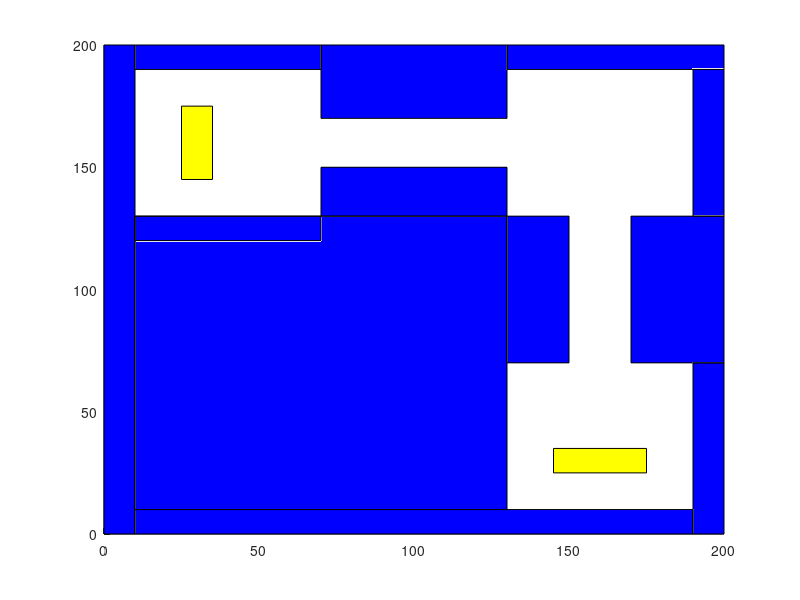

Here is the MATLAB script that generated this plot:
% OBSTACLE 1 %
obs1x = [0 10 10 0];
obs1y = [0 0 200 200];
patch(obs1x,obs1y,'b');

% OBSTACLE 2s %
obs2x = [10 10 190 190];
obs2y = [10 0 0 10];
patch(obs2x,obs2y,'b');

% OBSTACLE 3 %
obs3x = [190 200 200 190];
obs3y = [0 0 70 70];
patch(obs3x,obs3y,'b');

% OBSTACLE 4 %
obs4x = [170 170 200 200];
obs4y = [130 70 70 130];
patch(obs4x,obs4y,'b');

% OBSTACLE 5 %
obs5x = [190 190 200 200];
obs5y = [190 130 130 190];
patch(obs5x,obs5y,'b');

% OBSTACLE 6 %
obs6x = [200 200 130 130];
obs6y = [190 200 200 190];
patch(obs6x,obs6y,'b');

% OBSTACLE 7 %
obs7x = [130 130 70 70];
obs7y = [170 200 200 170];
patch(obs7x,obs7y,'b');

% OBSTACLE 8 %
obs8x = [70 70 10 10];
obs8y = [190 200 200 190];
patch(obs8x,obs8y,'b');

% OBSTACLE 9 %
obs9x = [10 10 70 70];
obs9y = [130 120 120 130];
patch(obs9x,obs9y,'b');

% OBSTACLE 10 %
obs10x = [70 70 130 130];
obs10y = [150 130 130 150];
patch(obs10x,obs10y,'b');

% OBSTACLE 11 %
obs11x = [10 130 130 10];
obs11y = [10 10 130 130];
patch(obs11x,obs11y,'b');

% OBSTACLE 12 %
obs12x = [130 130 150 150];
obs12y = [130 70 70 130];
patch(obs12x,obs12y,'b');

% ROBOT START %
robotx = [25 25 35 35];
roboty = [175 145 145 175];
robot = rectangle('Position',[30-5,160-15,10,30],'FaceColor','y');
robot = rectangle('Position',[160-15,30-5,30,10],'FaceColor','y');

% OBSTACLE LIST %
x_arr = [obs1x; obs2x; obs3x; obs4x; obs5x; obs6x; obs7x; obs8x; obs9x; obs10x; obs11x; obs12x];
y_arr = [obs1y; obs2y; obs3y; obs4y; obs5y; obs6y; obs7y; obs8y; obs9y; obs10y; obs11y; obs12y];